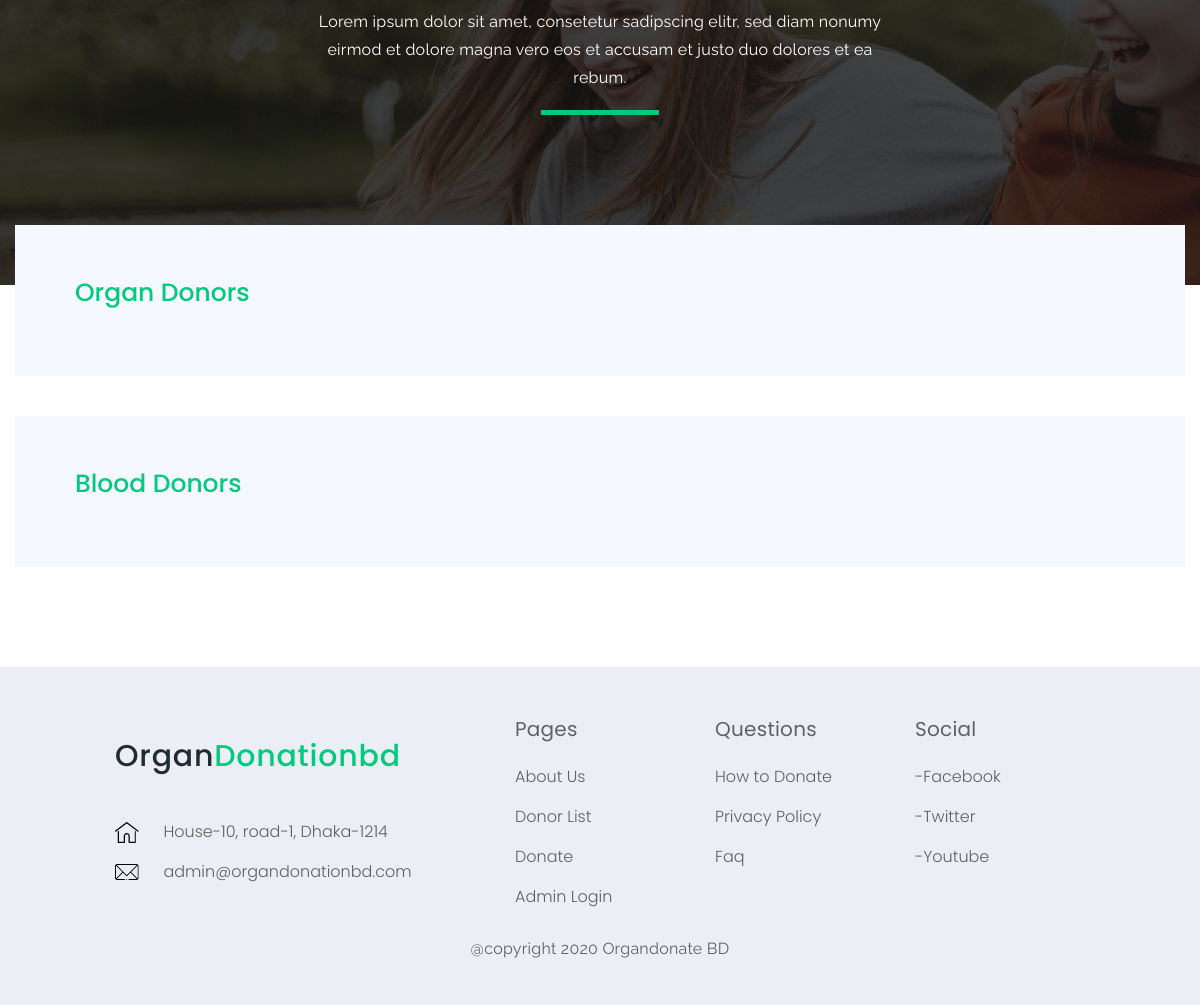
The page /donor-list.php (lower part) on the database as committed earlier.
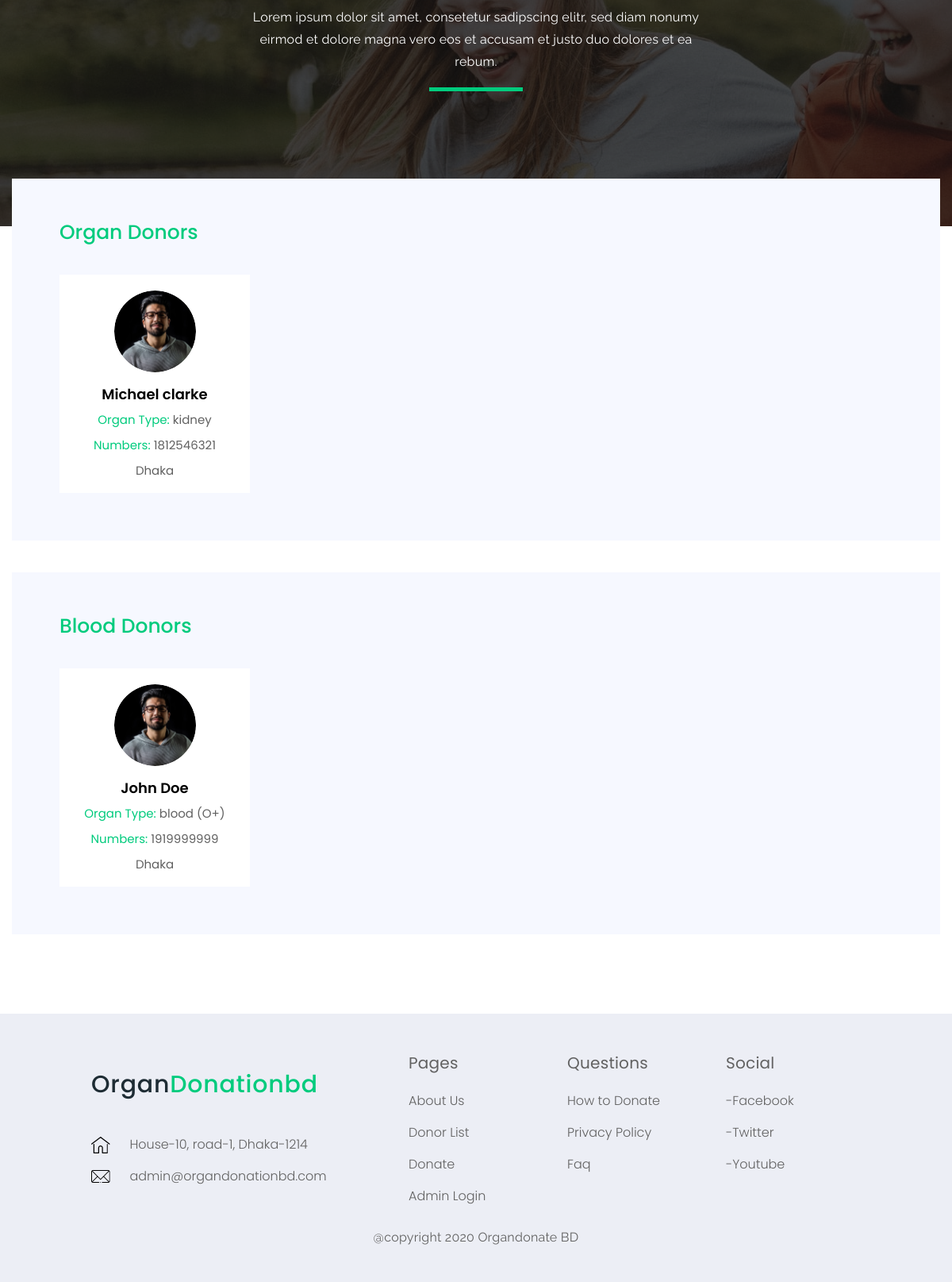
The same page on the database as committed later.
### tables this page shows
CREATE TABLE IF NOT EXISTS `become_donor` (
  `id` int(10) NOT NULL AUTO_INCREMENT,
  `firstname` varchar(100) NOT NULL,
  `lastname` varchar(100) NOT NULL,
  `age` int(3) NOT NULL,
  `email` varchar(100) NOT NULL,
  `phone` int(15) NOT NULL,
  `adress` varchar(255) NOT NULL,
  `city` varchar(100) NOT NULL,
  `gender` varchar(30) NOT NULL,
  `e_name` varchar(100) NOT NULL,
  `e_relationship` varchar(100) NOT NULL,
  `e_phone` int(15) NOT NULL,
  `e_email` varchar(100) NOT NULL,
  `e_address` varchar(255) NOT NULL,
  `blood_group` varchar(30) NOT NULL,
  `blood_donate` varchar(100) DEFAULT NULL,
  `organs_donate` varchar(100) NOT NULL,
  PRIMARY KEY (`id`),
  UNIQUE KEY `email` (`email`)
);

### donor-list.php (the view, shortened to what this page needs)
  <?php
  	include_once('header/header.php');
$donerquery = "SELECT * FROM become_donor";
$donerresult= mysqli_query($connect, $donerquery);
  ?>
  <main class="main-wrap">
      <section class="call-to-action-sec style-two">
          <div class="actions-inner-sc" style="background: url(img/action-bg-2.png);">
              <div class="row justify-content-center m-0 p-0">
                  <div class="col-lg-6 col-md-10">
                      <p>Lorem ipsum dolor sit amet, consetetur sadipscing elitr, sed diam nonumy eirmod  et dolore magna vero eos et accusam et justo duo dolores et ea rebum.</p>
                      <div class="line"></div>
                  </div>
              </div>
          </div>
      </section>
      <section class="organ-donors-sec organ-donors-sec-1">
          <div class="container">
              <div class="organ-donors-sc">
                  <h3 class="organ-donors-title">Organ Donors</h3>
                  <div class="row">
                  <?php
                  	foreach ($donerresult as $data):
                  	if ($data['organs_donate']):
                  ?>
                      <div class="col-xl-3 col-lg-4 col-md-6">
                          <div class="single-organ-donors-inner text-center">
                              <div class="thumb">
                                  <img src="img/donors/1.png" alt="img">
                              </div>
                              <div class="details">
                                  <h3><?php echo $data['firstname'] ." ". $data['lastname']?></h3>
                                  <ul class="meta">
                                      <li><span>Organ Type:</span> <?php echo $data['organs_donate'];?></li>
                                      <li><span>Numbers: </span><?php echo $data['phone'];?> </li>
                                      <li><?php echo $data['city']?></li>
                                  </ul>
                              </div>
                          </div>
                      </div>
                  <?php
                  	endif;
              		endforeach;
              	?>
                  </div>
              </div>
          </div>
      </section>
      <section class="organ-donors-sec organ-donors-sec-1">
          <div class="container">
              <div class="organ-donors-sc">
                  <h3 class="organ-donors-title">Blood Donors</h3>
                  <div class="row">
                  <?php
                  	foreach ($donerresult as $data):
                  	if ($data['blood_donate']):
                  ?>
                      <div class="col-xl-3 col-lg-4 col-md-6">
                          <div class="single-organ-donors-inner text-center">
                              <div class="thumb">
                                  <img src="img/donors/1.png" alt="img">
                              </div>
                              <div class="details">
                                  <h3><?php echo $data['firstname'] ." ".  $data['lastname']?></h3>
                                  <ul class="meta">
                                      <li><span>Organ Type:</span> <?php echo $data['blood_donate']. " (". $data['blood_group'] . ")" ?></li>
                                      <li><span>Numbers: </span><?php echo $data['phone'];?> </li>
                                      <li><?php echo $data['city']?></li>
                                  </ul>
                              </div>
                          </div>
                      </div>
                  <?php
                  	endif;
              		endforeach;
              	?>
                  </div>
              </div>
          </div>
      </section>
  </main>
  <?php include_once('header/footer.php') ;?>

### header/header.php (shortened to what this page needs)
<!DOCTYPE html>
<html lang="en" class="no-js">
<head>
    <link rel="stylesheet" type="text/css" href="css/bootstrap.min.css">
    <link rel="stylesheet" type="text/css" href="css/normalize.css">
    <link href="https://use.fontawesome.com/releases/v5.0.8/css/all.css" rel="stylesheet">
    <link rel="stylesheet" href="css/slick.css"/>
    <link rel="stylesheet" type="text/css" href="css/style.css">
</head>
<body>

### header/footer.php (shortened to what this page needs)
    <footer class="footers mt-5">
        <div class="container">
            <div class="row justify-content-center">
                <div class="col-md-5 col-xl-4">
                    <div class="footer-widgets">
                        <a class="navbar-brand order-2" href="index.php">
               <h1>Organ<span>Donationbd</span></h1>
            </a>
                        <ul>
                            <li>
                                <img src="img/icon/home.png" alt=""/>
                                House-10, road-1, Dhaka-1214
                            </li>
                            <li>
                                <a href="mailto:admin@organdonationbd.com">
                                    <img src="img/icon/envelope.png" alt=""/>
                                    admin@organdonationbd.com
                                </a>
                            </li>
                        </ul>
                    </div>
                </div>
                <div class="col-md-2">
                    <div class="footer-widgets">
                    <h4>Pages</h4>
                    <ul>
                        <li>
                            <a href="#">About Us</a>
                        </li>
                        <li>
                            <a href="#">Donor List</a>
                        </li>
                        <li>
                            <a href="#">Donate</a>
                        </li>
                        <?php if(!isset($_SESSION['user'])): ?>
                         <li>
                            <a href="./admin/">Admin Login</a>
                        </li>
                        <?php  endif;?>
                    </ul>
                    </div>
                </div>
                <div class="col-md-2">
                    <div class="footer-widgets">
                        <h4>Questions</h4>
                        <ul>
                            <li>
                                <a href="#">How to Donate</a>
                            </li>
                            <li>
                                <a href="#">Privacy Policy</a>
                            </li>
                            <li>
                                <a href="#">Faq</a>
                            </li>
                        </ul>
                    </div>
                </div>
                <div class="col-md-2">
                    <div class="footer-widgets">
                        <h4>Social</h4>
                        <ul>
                            <li>
                                <a href="#">-Facebook</a>
                            </li>
                            <li>
                                <a href="#">-Twitter</a>
                            </li>
                            <li>
                                <a href="#">-Youtube</a>
                            </li>
                        </ul>
                    </div>
                </div>
                <div class="col-12">
                    <div class="copyright-txt">
                        <p>@copyright 2020 Organdonate BD</p>
                    </div>
                </div>
            </div>
        </div>
    </footer>
</body>
</html>

### css/style.css (style rules this page uses)
html, body, div, span, applet, object, iframe, h1, h2, h3, h4, h5, h6, p, blockquote, pre, a, abbr, acronym, address, big, cite, code, del, dfn, em, img, ins, kbd, q, s, samp, small, strike, strong, sub, sup, tt, var, b, u, i, center, dl, dt, dd, ol, ul, li, fieldset, form, label, legend, table, caption, tbody, tfoot, thead, tr, th, td, article, aside, canvas, details, embed, figure, figcaption, footer, header, hgroup, menu, nav, output, ruby, section, summary, time, mark, audio, video { margin: 0; padding: 0; border: 0; font-size: 100%; font: inherit; vertical-align: baseline; }
article, aside, details, figcaption, figure, footer, header, hgroup, menu, nav, section { display: block; }
body { line-height: 1; }
ol, ul { list-style: none; }
body { font-family: 'Poppins', sans-serif; font-weight: 400; font-size: 14px; line-height: 26px; letter-spacing: 0; }
img { max-width: 100%; }
a, a:hover, a:focus { cursor: pointer !important; outline: none; text-decoration: none; }
h1, h2, h3, h4, h5, h6 { font-family: 'Raleway', sans-serif; font-weight: 400; color: #1e2c34; margin: 0; padding: 0; }
ul, li { margin: 0; padding: 0; list-style: none; }
@media (min-width: 1200px) { .container { max-width: 1200px; } }
h1 { font-family: 'Poppins', sans-serif; font-size: 65px; font-weight: 500; line-height: 85px; letter-spacing: 0.80px; }
h4 { font-size: 35px; line-height: 28px; letter-spacing: 0.25px; font-family: 'Poppins', sans-serif; font-weight: 400; }
p { font-size: 16px; line-height: 28px; letter-spacing: 0.25px; color: #000000; font-family: 'Raleway', sans-serif; font-weight: 400; }
.navbar-brand { padding: 0; }
.main-wrap { margin-top: 75px; }
.call-to-action-sec { width: 100%; padding-top: 150px; }
.actions-inner-sc { width: 100%; position: relative; z-index: 1; background-image: url(../img/action-bg.jpg); background-repeat: no-repeat; background-size: cover; background-position: center; padding: 110px 0; text-align: center; }
.actions-inner-sc:after { content: ''; width: 100%; height: 100%; position: absolute; left: 0; top: 0; background-color: #1A1A1A; opacity: 0.56; z-index: -1; }
.call-to-action-sec.style-two .actions-inner-sc { background: none; padding: 170px 0; }
.call-to-action-sec.style-two .actions-inner-sc p { color: #fff; margin-top: 13px; position: relative; }
.call-to-action-sec.style-two .actions-inner-sc .line { background: #00CB7D; height: 5px; width: 118px; margin: 0 auto; margin-top: 18px; }
.organ-donors-sec { margin-bottom: 100px; }
.organ-donors-sc { background: #F6F8FF; padding: 55px 60px 30px 60px; }
.organ-donors-sc .organ-donors-title { font-family: 'Poppins', sans-serif; font-size: 25px; color: #00CB7D; font-weight: 500; margin-bottom: 40px; }
.single-organ-donors-inner { background: #fff; padding: 20px 20px 15px 20px; margin-bottom: 30px; }
.single-organ-donors-inner .thumb { margin-bottom: 7px; }
.single-organ-donors-inner .thumb img { border-radius: 50%; }
.single-organ-donors-inner .details h3 { font-family: 'Poppins', sans-serif; font-size: 18px; color: #000000; font-weight: 600; }
.single-organ-donors-inner .details .meta { margin: 0; padding: 0; }
.single-organ-donors-inner .details .meta li { margin-top: 6px; font-size: 15px; color: #616161; }
.single-organ-donors-inner .details .meta li span { color: #00CB7D; }
.organ-donors-sec-1 { margin-top: -60px; position: relative; z-index: 9; }
.footers { width: 100%; background-color: #ECEEF5; padding: 47px 0; }
.footer-widgets { padding-bottom: 30px; }
.footer-widgets ul { padding-top: 5px; }
.footer-widgets li { padding-top: 15px; vertical-align: middle; display: inline-block; width: 100%; font-weight: 300; font-size: 16px; font-family: 'Poppins', sans-serif; line-height: 25px; color: #616161; }
.footer-widgets li img { display: inline-block; vertical-align: middle; margin-right: 20px; }
.footer-widgets li a { font-weight: 300; font-size: 16px; font-family: 'Poppins', sans-serif; line-height: 25px; color: #616161; }
.footer-widgets h4 { font-size: 20px; font-family: 'Poppins', sans-serif; font-weight: 400; line-height: 30px; color: #616161; }
.copyright-txt { width: 100%; text-align: center; }
.copyright-txt p { font-family: 'Raleway', sans-serif; font-size: 16px; line-height: 19px; font-weight: 400; color: #616161; }
h1 { font-size: 30px; }
h1 span { color:#00CB7D; }

Rows that differ between the two databases and show on the page:
added become_donor: firstname "Michael", lastname "clarke", organs_donate "kidney", phone "1812546321", city "Dhaka", shown under "Organ Donors"
added become_donor: firstname "John", lastname "Doe", blood_donate "blood", blood_group "O+", phone "1919999999", city "Dhaka", shown under "Blood Donors"
